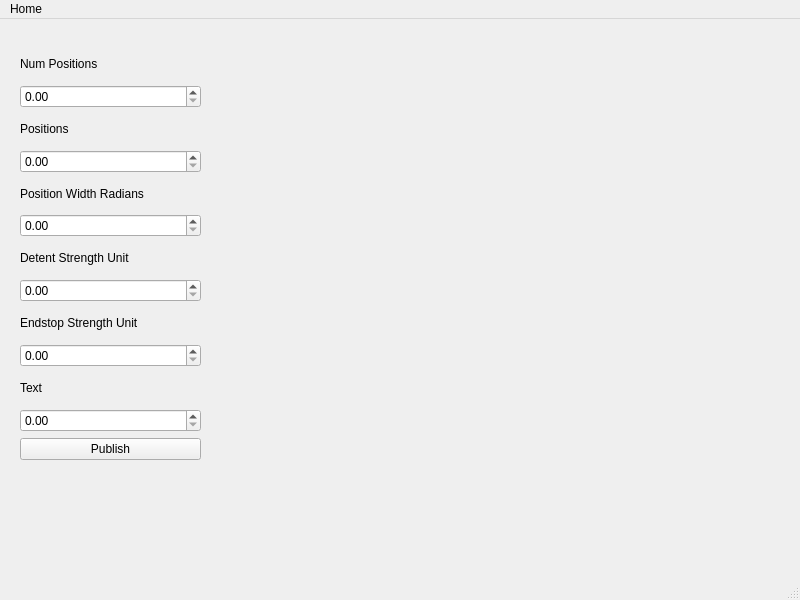
<?xml version="1.0" encoding="UTF-8"?>
<ui version="4.0">
 <class>MainWindow</class>
 <widget class="QMainWindow" name="MainWindow">
  <property name="geometry">
   <rect>
    <x>0</x>
    <y>0</y>
    <width>800</width>
    <height>600</height>
   </rect>
  </property>
  <property name="windowTitle">
   <string>MainWindow</string>
  </property>
  <widget class="QWidget" name="centralwidget">
   <widget class="QWidget" name="">
    <property name="geometry">
     <rect>
      <x>20</x>
      <y>30</y>
      <width>181</width>
      <height>411</height>
     </rect>
    </property>
    <layout class="QVBoxLayout" name="verticalLayout">
     <item>
      <widget class="QLabel" name="label">
       <property name="text">
        <string>Num Positions</string>
       </property>
      </widget>
     </item>
     <item>
      <widget class="QDoubleSpinBox" name="doubleSpinBox"/>
     </item>
     <item>
      <widget class="QLabel" name="label_2">
       <property name="text">
        <string>Positions</string>
       </property>
      </widget>
     </item>
     <item>
      <widget class="QDoubleSpinBox" name="doubleSpinBox_2"/>
     </item>
     <item>
      <widget class="QLabel" name="label_3">
       <property name="text">
        <string>Position Width Radians</string>
       </property>
      </widget>
     </item>
     <item>
      <widget class="QDoubleSpinBox" name="doubleSpinBox_3"/>
     </item>
     <item>
      <widget class="QLabel" name="label_4">
       <property name="text">
        <string>Detent Strength Unit</string>
       </property>
      </widget>
     </item>
     <item>
      <widget class="QDoubleSpinBox" name="doubleSpinBox_4"/>
     </item>
     <item>
      <widget class="QLabel" name="label_5">
       <property name="text">
        <string>Endstop Strength Unit</string>
       </property>
      </widget>
     </item>
     <item>
      <widget class="QDoubleSpinBox" name="doubleSpinBox_5"/>
     </item>
     <item>
      <widget class="QLabel" name="label_6">
       <property name="text">
        <string>Text</string>
       </property>
      </widget>
     </item>
     <item>
      <widget class="QDoubleSpinBox" name="doubleSpinBox_6"/>
     </item>
     <item>
      <widget class="QPushButton" name="pushButton">
       <property name="text">
        <string>Publish</string>
       </property>
      </widget>
     </item>
    </layout>
   </widget>
  </widget>
  <widget class="QMenuBar" name="menubar">
   <property name="geometry">
    <rect>
     <x>0</x>
     <y>0</y>
     <width>800</width>
     <height>22</height>
    </rect>
   </property>
   <widget class="QMenu" name="menuHome">
    <property name="title">
     <string>Home</string>
    </property>
   </widget>
   <addaction name="menuHome"/>
  </widget>
  <widget class="QStatusBar" name="statusbar"/>
 </widget>
 <resources/>
 <connections/>
</ui>
